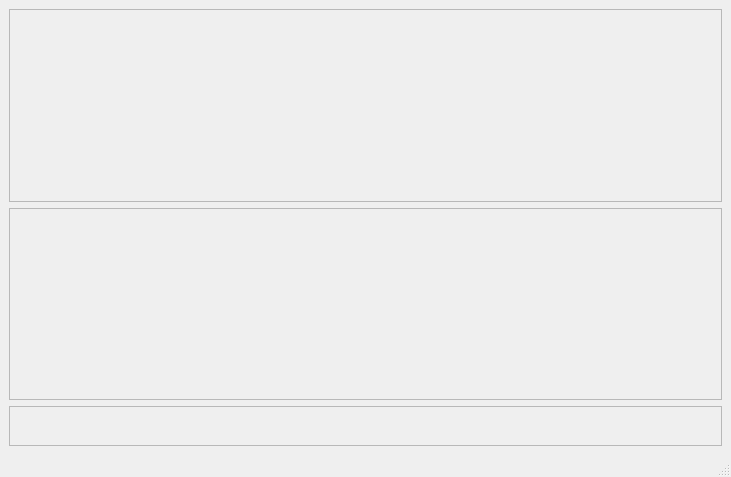
<?xml version="1.0" encoding="UTF-8"?>
<ui version="4.0">
 <class>MainWindow</class>
 <widget class="QMainWindow" name="MainWindow">
  <property name="geometry">
   <rect>
    <x>0</x>
    <y>0</y>
    <width>731</width>
    <height>477</height>
   </rect>
  </property>
  <property name="font">
   <font>
    <family>Segoe UI</family>
   </font>
  </property>
  <property name="windowTitle">
   <string>MainWindow</string>
  </property>
  <widget class="QWidget" name="centralwidget">
   <layout class="QVBoxLayout" name="verticalLayout_3">
    <item>
     <widget class="QFrame" name="frame">
      <property name="frameShape">
       <enum>QFrame::Shape::StyledPanel</enum>
      </property>
      <property name="frameShadow">
       <enum>QFrame::Shadow::Raised</enum>
      </property>
      <layout class="QVBoxLayout" name="verticalLayout">
       <item>
        <widget class="LcdLabel" name="clock1">
         <property name="sizePolicy">
          <sizepolicy hsizetype="Preferred" vsizetype="Fixed">
           <horstretch>0</horstretch>
           <verstretch>0</verstretch>
          </sizepolicy>
         </property>
         <property name="font">
          <font>
           <family>DSEG7 Classic Mini</family>
           <pointsize>18</pointsize>
           <bold>true</bold>
          </font>
         </property>
         <property name="alignment" stdset="0">
          <set>Qt::AlignmentFlag::AlignCenter</set>
         </property>
         <property name="text" stdset="0">
          <string>12:34.56</string>
         </property>
         <property name="backgroundText" stdset="0">
          <string>8.88888</string>
         </property>
         <property name="foregroundColor" stdset="0">
          <color>
           <red>0</red>
           <green>255</green>
           <blue>0</blue>
          </color>
         </property>
         <property name="backgroundColor" stdset="0">
          <color>
           <red>60</red>
           <green>60</green>
           <blue>60</blue>
          </color>
         </property>
        </widget>
       </item>
       <item>
        <widget class="LcdLabel" name="clock2">
         <property name="sizePolicy">
          <sizepolicy hsizetype="Preferred" vsizetype="Fixed">
           <horstretch>0</horstretch>
           <verstretch>0</verstretch>
          </sizepolicy>
         </property>
         <property name="font">
          <font>
           <family>DSEG14 Classic Mini</family>
           <pointsize>18</pointsize>
           <bold>true</bold>
          </font>
         </property>
         <property name="alignment" stdset="0">
          <set>Qt::AlignmentFlag::AlignCenter</set>
         </property>
         <property name="text" stdset="0">
          <string>12:34.56</string>
         </property>
         <property name="backgroundText" stdset="0">
          <string>~~:~~.~~</string>
         </property>
         <property name="foregroundColor" stdset="0">
          <color>
           <red>255</red>
           <green>0</green>
           <blue>255</blue>
          </color>
         </property>
         <property name="backgroundColor" stdset="0">
          <color>
           <red>60</red>
           <green>60</green>
           <blue>60</blue>
          </color>
         </property>
        </widget>
       </item>
      </layout>
     </widget>
    </item>
    <item>
     <widget class="QFrame" name="frame_2">
      <property name="palette">
       <palette>
        <active>
         <colorrole role="Base">
          <brush brushstyle="SolidPattern">
           <color alpha="255">
            <red>166</red>
            <green>169</green>
            <blue>159</blue>
           </color>
          </brush>
         </colorrole>
        </active>
        <inactive>
         <colorrole role="Base">
          <brush brushstyle="SolidPattern">
           <color alpha="255">
            <red>166</red>
            <green>169</green>
            <blue>159</blue>
           </color>
          </brush>
         </colorrole>
        </inactive>
        <disabled/>
       </palette>
      </property>
      <property name="frameShape">
       <enum>QFrame::Shape::StyledPanel</enum>
      </property>
      <property name="frameShadow">
       <enum>QFrame::Shadow::Raised</enum>
      </property>
      <layout class="QVBoxLayout" name="verticalLayout_2">
       <item>
        <widget class="LcdLabel" name="lcdLabel_3">
         <property name="font">
          <font>
           <family>DSEG7 Classic Mini</family>
           <pointsize>32</pointsize>
           <bold>true</bold>
          </font>
         </property>
         <property name="alignment" stdset="0">
          <set>Qt::AlignmentFlag::AlignLeading|Qt::AlignmentFlag::AlignLeft|Qt::AlignmentFlag::AlignVCenter</set>
         </property>
         <property name="text" stdset="0">
          <string>LEFT!7seg</string>
         </property>
         <property name="backgroundText" stdset="0">
          <string>888888888</string>
         </property>
         <property name="foregroundColor" stdset="0">
          <color>
           <red>0</red>
           <green>0</green>
           <blue>0</blue>
          </color>
         </property>
         <property name="backgroundColor" stdset="0">
          <color alpha="20">
           <red>0</red>
           <green>0</green>
           <blue>0</blue>
          </color>
         </property>
        </widget>
       </item>
       <item>
        <widget class="LcdLabel" name="lcdLabel_4">
         <property name="font">
          <font>
           <family>DSEG14 Classic Mini</family>
           <pointsize>32</pointsize>
           <bold>true</bold>
          </font>
         </property>
         <property name="alignment" stdset="0">
          <set>Qt::AlignmentFlag::AlignRight|Qt::AlignmentFlag::AlignTrailing|Qt::AlignmentFlag::AlignVCenter</set>
         </property>
         <property name="text" stdset="0">
          <string>14SEG!RIGHT</string>
         </property>
         <property name="backgroundText" stdset="0">
          <string>~~~~~~~~~~~</string>
         </property>
         <property name="foregroundColor" stdset="0">
          <color>
           <red>0</red>
           <green>0</green>
           <blue>0</blue>
          </color>
         </property>
         <property name="backgroundColor" stdset="0">
          <color alpha="20">
           <red>0</red>
           <green>0</green>
           <blue>0</blue>
          </color>
         </property>
        </widget>
       </item>
      </layout>
     </widget>
    </item>
    <item>
     <widget class="QFrame" name="frame_3">
      <property name="sizePolicy">
       <sizepolicy hsizetype="Preferred" vsizetype="Fixed">
        <horstretch>0</horstretch>
        <verstretch>0</verstretch>
       </sizepolicy>
      </property>
      <property name="palette">
       <palette>
        <active>
         <colorrole role="Base">
          <brush brushstyle="SolidPattern">
           <color alpha="255">
            <red>255</red>
            <green>85</green>
            <blue>0</blue>
           </color>
          </brush>
         </colorrole>
        </active>
        <inactive>
         <colorrole role="Base">
          <brush brushstyle="SolidPattern">
           <color alpha="255">
            <red>255</red>
            <green>85</green>
            <blue>0</blue>
           </color>
          </brush>
         </colorrole>
        </inactive>
        <disabled/>
       </palette>
      </property>
      <property name="frameShape">
       <enum>QFrame::Shape::StyledPanel</enum>
      </property>
      <property name="frameShadow">
       <enum>QFrame::Shadow::Raised</enum>
      </property>
      <layout class="QHBoxLayout" name="horizontalLayout">
       <item>
        <spacer name="horizontalSpacer">
         <property name="orientation">
          <enum>Qt::Orientation::Horizontal</enum>
         </property>
         <property name="sizeHint" stdset="0">
          <size>
           <width>40</width>
           <height>20</height>
          </size>
         </property>
        </spacer>
       </item>
       <item>
        <widget class="LcdLabel" name="lcdLabel_2">
         <property name="font">
          <font>
           <family>DSEG14 Classic Mini</family>
           <pointsize>18</pointsize>
           <bold>false</bold>
          </font>
         </property>
         <property name="alignment" stdset="0">
          <set>Qt::AlignmentFlag::AlignCenter</set>
         </property>
         <property name="text" stdset="0">
          <string>PARTIALLY!CLOUDY</string>
         </property>
         <property name="backgroundText" stdset="0">
          <string>~~~~~~~~~~~~~~~~</string>
         </property>
         <property name="foregroundColor" stdset="0">
          <color>
           <red>0</red>
           <green>0</green>
           <blue>0</blue>
          </color>
         </property>
         <property name="backgroundColor" stdset="0">
          <color alpha="20">
           <red>0</red>
           <green>0</green>
           <blue>0</blue>
          </color>
         </property>
        </widget>
       </item>
       <item>
        <widget class="LcdLabel" name="lcdLabel">
         <property name="sizePolicy">
          <sizepolicy hsizetype="Preferred" vsizetype="Fixed">
           <horstretch>0</horstretch>
           <verstretch>0</verstretch>
          </sizepolicy>
         </property>
         <property name="font">
          <font>
           <family>DSEG Weather</family>
           <pointsize>64</pointsize>
          </font>
         </property>
         <property name="alignment" stdset="0">
          <set>Qt::AlignmentFlag::AlignCenter</set>
         </property>
         <property name="text" stdset="0">
          <string>9</string>
         </property>
         <property name="backgroundText" stdset="0">
          <string>~</string>
         </property>
         <property name="foregroundColor" stdset="0">
          <color>
           <red>0</red>
           <green>0</green>
           <blue>0</blue>
          </color>
         </property>
         <property name="backgroundColor" stdset="0">
          <color alpha="20">
           <red>0</red>
           <green>0</green>
           <blue>0</blue>
          </color>
         </property>
        </widget>
       </item>
       <item>
        <spacer name="horizontalSpacer_2">
         <property name="orientation">
          <enum>Qt::Orientation::Horizontal</enum>
         </property>
         <property name="sizeHint" stdset="0">
          <size>
           <width>40</width>
           <height>20</height>
          </size>
         </property>
        </spacer>
       </item>
      </layout>
     </widget>
    </item>
   </layout>
  </widget>
  <widget class="QMenuBar" name="menubar">
   <property name="geometry">
    <rect>
     <x>0</x>
     <y>0</y>
     <width>731</width>
     <height>33</height>
    </rect>
   </property>
  </widget>
  <widget class="QStatusBar" name="statusbar"/>
 </widget>
 <customwidgets>
  <customwidget>
   <class>LcdLabel</class>
   <extends>QWidget</extends>
   <header>lcdlabel</header>
  </customwidget>
 </customwidgets>
 <resources/>
 <connections/>
</ui>
